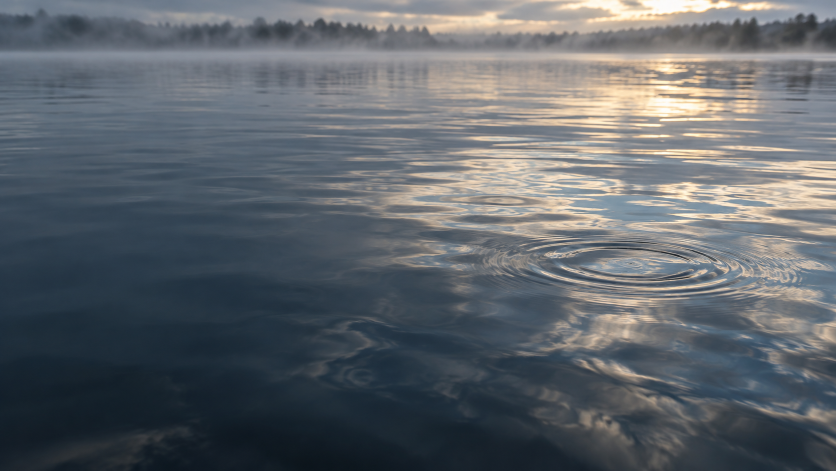
#> input picture docs/assets/lake.png, 1672 x 941 px (shown at 1/2 size)
$ python tools_make_still_lake.py
#> lines starting #> are read from the running program, lines starting #| are printed output that depends on the picture
"""Render a perfectly still, mirror-clear lake (4K) from the shoreline band of docs/assets/lake.png.

The photo's sky and misty treeline are kept. Below the waterline the water is a mirror of them:
strongly reflective near the horizon, fading (Fresnel, n = 1.33) to dark clear water near the
viewer. The result is docs/assets/lake-still.jpg, used by the site's lake background.
"""
import numpy as np
from PIL import Image, ImageFilter

SRC, OUT = "docs/assets/lake.png", "docs/assets/lake-still.jpg"
W, H = 3840, 2160
SHORE = 114                                   # waterline row in the source photo
FOV_DEG = 22.0                                # a long lens: low, grazing view across the lake

photo = Image.open(SRC).convert("RGB")
#> photo is the input picture: PIL image 1672x941 RGB; mean R, G, B 95.7, 101.3, 106.9
band_h = round(SHORE * W / photo.width)      # keep the band's aspect ratio
#> band_h = 262
sky = np.asarray(photo.crop((0, 0, photo.width, SHORE)).resize((W, band_h), Image.LANCZOS)).astype(np.float32) / 255
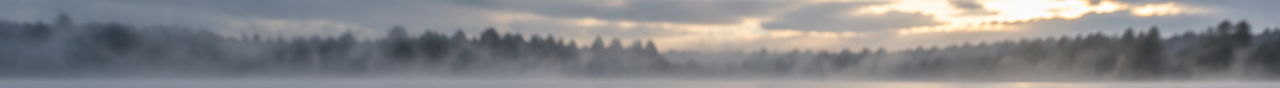
#> sky: shape (262, 3840, 3) float32 (shown at 1/3 size); mean R, G, B 0.529, 0.53, 0.539

# Sky above the photo's top edge (what the near water reflects): the top rows, blurred sideways,
# deepening towards a cool dawn blue higher up.
top = np.asarray(photo.crop((0, 0, photo.width, 14)).resize((W, 1), Image.LANCZOS)).astype(np.float32)[0] / 255
top = np.asarray(Image.fromarray((top[None] * 255).astype(np.uint8).repeat(8, 0)).filter(ImageFilter.GaussianBlur(90))).astype(np.float32)[4] / 255
zenith = 0.55 * top + 0.45 * np.array([0.33, 0.39, 0.47], np.float32)

yh = band_h                                   # horizon row in the output
#> yh = 262
f = (H / 2) / np.tan(np.radians(FOV_DEG / 2))
pitch = np.arctan((H / 2 - yh) / f)
#> pitch = 0.146

img = np.zeros((H, W, 3), np.float32)
img[:yh] = sky
ys = np.arange(yh, H)
#> ys = 1898 values from 262 to 2159
v = 2 * yh - 1 - ys                           # mirrored row in the sky (mirror between rows yh-1 and yh)
refl = np.empty((len(ys), W, 3), np.float32)
inside = v >= 0
refl[inside] = sky[v[inside]]
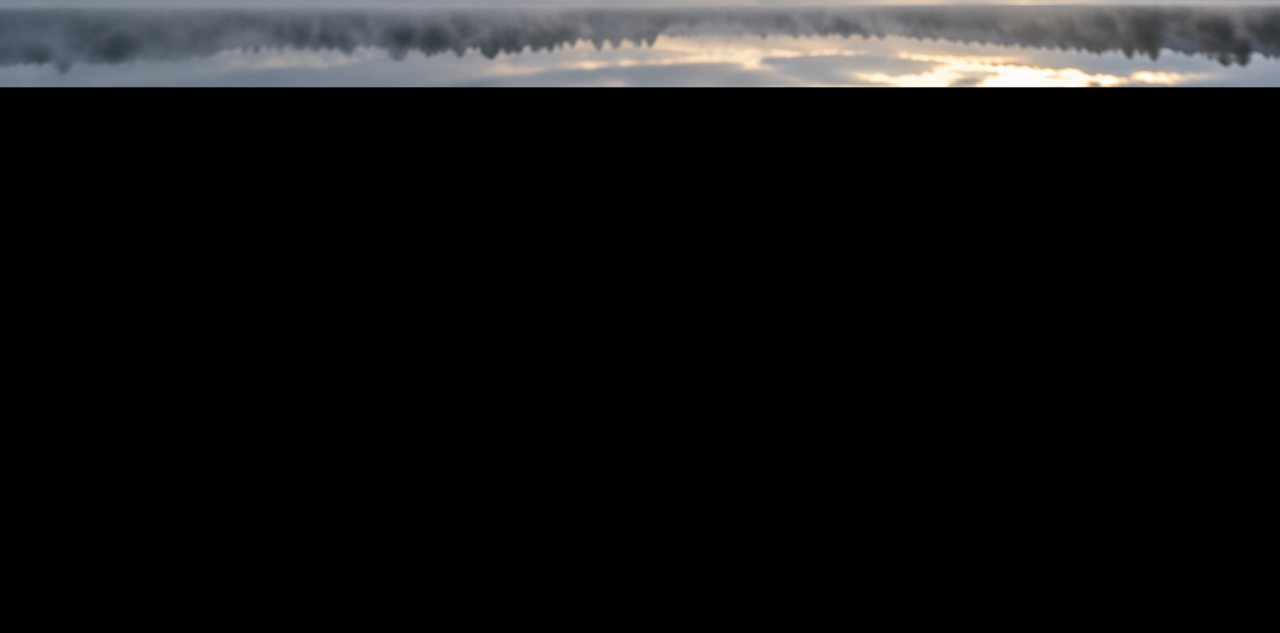
#> refl: shape (1898, 3840, 3) float32 (shown at 1/3 size); mean R, G, B 0.073, 0.0731, 0.0743
beyond = -v[~inside].astype(np.float32)
#> beyond = 1636 values from 1 to 1636
t = (1 - np.exp(-beyond / 700.0))[:, None, None]
#> t = 1636 values from 0.00143 to 0.903
refl[~inside] = top[None] * (1 - t) + zenith[None] * t
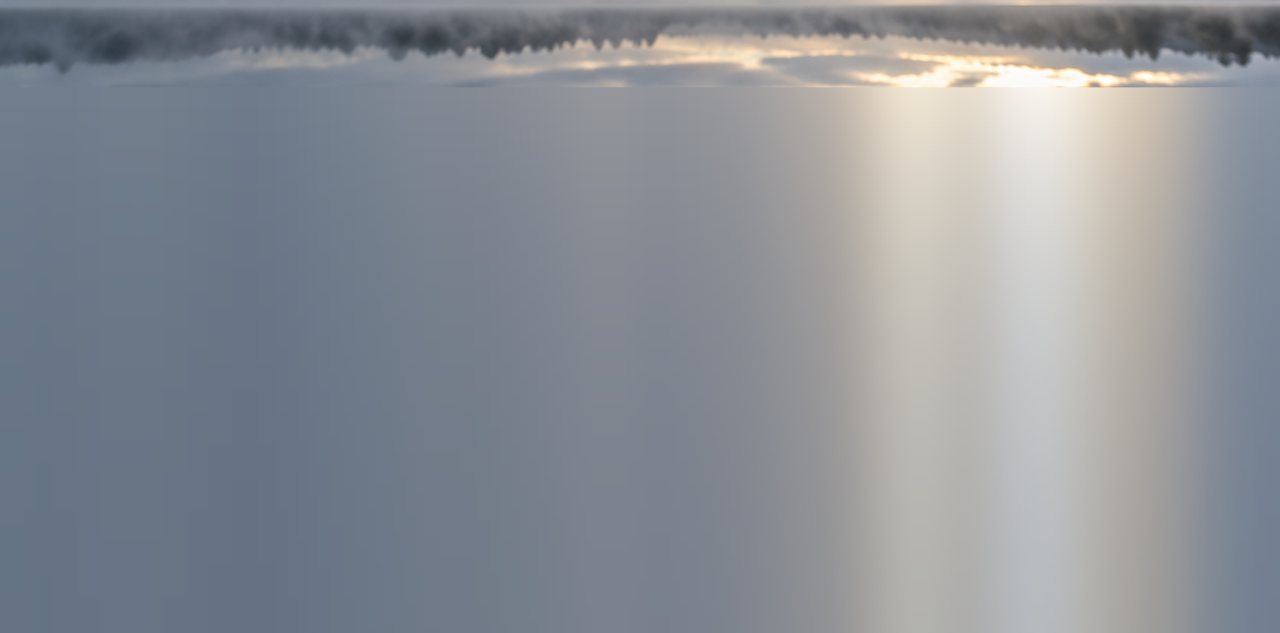
#> refl: shape (1898, 3840, 3) float32 (shown at 1/3 size); mean R, G, B 0.561, 0.57, 0.576

# Soft clouds overhead, which a still lake reflects faintly: a few octaves of smooth noise,
# stretched sideways like real cloud banks and larger the higher they are.
rng_c = np.random.default_rng(11)
rows_c = int((~inside).sum())
#> rows_c = 1636
clouds = np.zeros((rows_c, W), np.float32)
for octave, (gh, gw, amp) in enumerate([(4, 7, 1.0), (8, 16, 0.55), (16, 34, 0.3), (32, 70, 0.16)]):
    grid = rng_c.random((gh, gw)).astype(np.float32)
    layer = np.asarray(Image.fromarray((grid * 255).astype(np.uint8)).resize((W, rows_c), Image.BICUBIC)).astype(np.float32) / 255
    clouds += amp * (layer - 0.5)
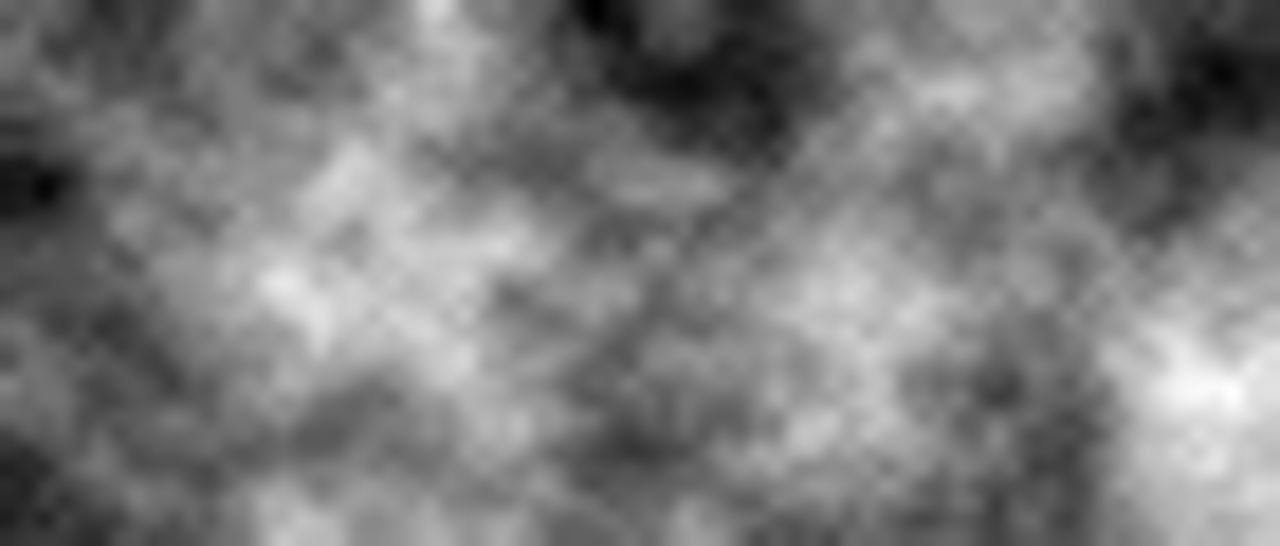
#> clouds: shape (1636, 3840) float32 (shown at 1/3 size); min -0.847, max 0.796, mean -0.0523; drawn with min black and max white
clouds = np.clip(clouds / 1.4 + 0.5, 0, 1)
clouds = np.clip((clouds - 0.42) / 0.4, 0, 1) ** 1.6                    # wispy banks, mostly clear sky between
lift = (0.16 * clouds * (0.4 + 0.6 * t[:, :, 0]))[:, :, None]
refl[~inside] = refl[~inside] * (1 - lift) + (top[None] * 1.08 + 0.02) * lift
# soften the seam where the photo ends and the extended sky begins
seam = (v >= 0) & (v < 60)
w = (v[seam] / 60.0)[:, None, None]
refl[seam] = top[None] * (1 - w) + refl[seam] * w

# A mirror is crisp; let reflections soften very slightly with distance, as real water does.
soft = np.asarray(Image.fromarray((refl * 255).clip(0, 255).astype(np.uint8)).filter(ImageFilter.GaussianBlur(2.2))).astype(np.float32) / 255
k = np.clip((ys - yh) / (H - yh), 0, 1)[:, None, None] ** 0.8
#> k = 1898 values from 0 to 1
refl = refl * (1 - k) + soft * k

# Fresnel reflectance for the angle each row is seen at.
angle = np.arctan((ys - H / 2) / f) + pitch
cos_i = np.sin(np.clip(angle, 1e-4, None))
R = (0.02 + 0.98 * (1 - cos_i) ** 5)[:, None, None]
body_far, body_near = np.array([0.11, 0.15, 0.19], np.float32), np.array([0.035, 0.065, 0.085], np.float32)
body = body_far[None, None] * (1 - k) + body_near[None, None] * k
water = R * refl + (1 - R) * body
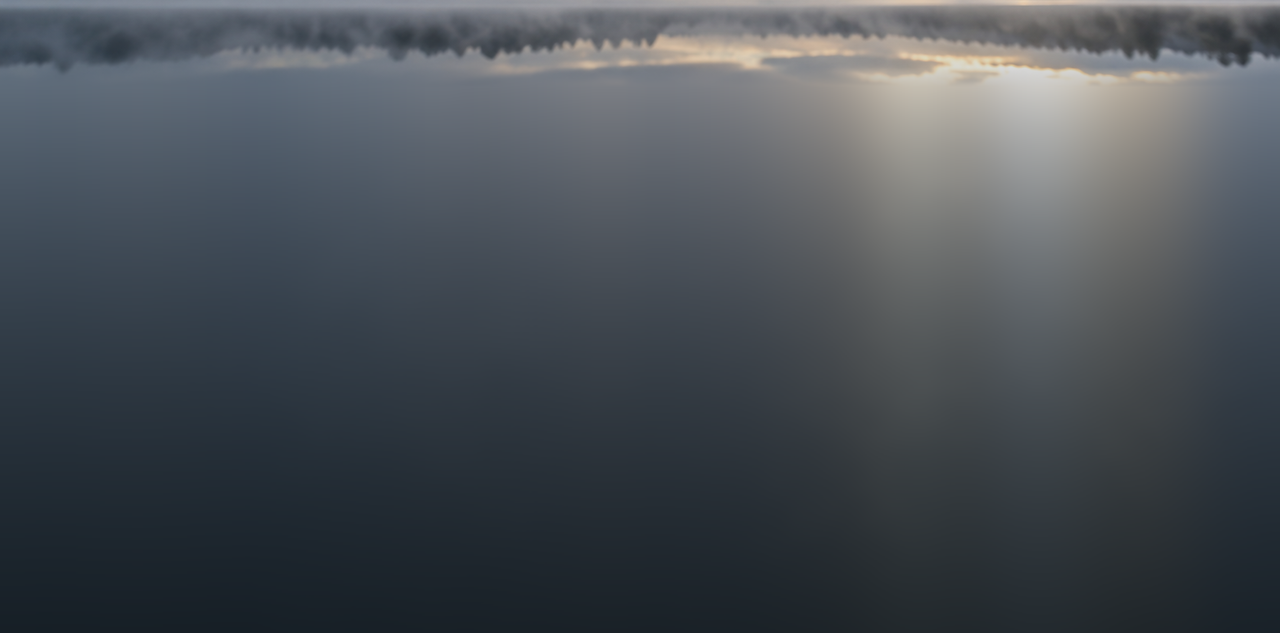
#> water: shape (1898, 3840, 3) float64 (shown at 1/3 size); mean R, G, B 0.29, 0.314, 0.338

# Mist lying on the water at the shoreline.
mist = sky[-6:].mean(axis=0)[None]
haze = np.exp(-(ys - yh) / 70.0)[:, None, None] * 0.45
water = water * (1 - haze) + mist * haze
img[yh:] = water
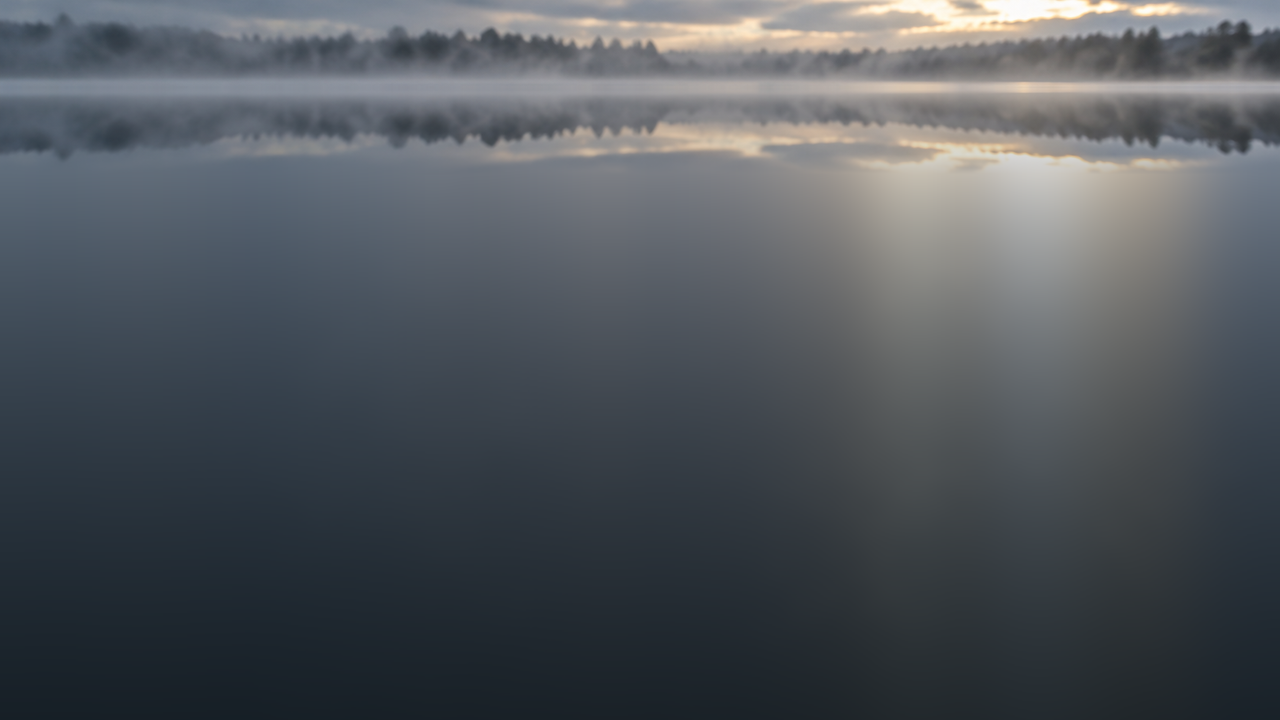
#> img: shape (2160, 3840, 3) float32 (shown at 1/3 size); mean R, G, B 0.332, 0.361, 0.373

# Lens: gentle vignette and fine grain so it reads as a photograph, not a gradient.
yy, xx = np.mgrid[0:H, 0:W].astype(np.float32)
vig = 1 - 0.22 * (((xx - W / 2) / (W / 2)) ** 2 * 0.6 + ((yy - H * 0.45) / H) ** 2 * 1.1)
img *= vig[..., None]
rng = np.random.default_rng(7)
img += rng.normal(0, 0.006, img.shape).astype(np.float32)
Image.fromarray((img.clip(0, 1) * 255 + 0.5).astype(np.uint8)).save(OUT, quality=90, optimize=True, progressive=True)
print("wrote", OUT, "horizon at", yh, "of", H)
#| wrote docs/assets/lake-still.jpg horizon at 262 of 2160
